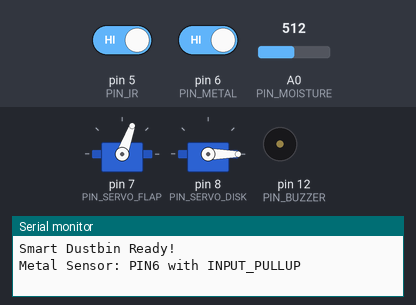
Simulated run of this sketch. Board: Arduino Uno, built with avr-gcc and run on an emulated ATmega328P. On the bench: 2 × servo, buzzer (waves = sounding), the last lines printed to the serial monitor. The test bench sets the inputs (shaded band); at power-on: pin 5 (PIN_IR) HIGH, A0 (PIN_MOISTURE) = 512, pin 6 (PIN_METAL) HIGH.

Above: at 2.2 s.
2.3 s: pin 5 (PIN_IR) driven LOW
At 4.7 s:
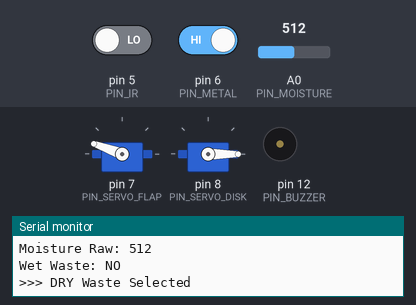
5.3 s: A0 (PIN_MOISTURE) set to 560
8.3 s: pin 5 (PIN_IR) driven HIGH
11.3 s: pin 5 (PIN_IR) driven LOW and pin 6 (PIN_METAL) driven LOW
At 14.9 s:
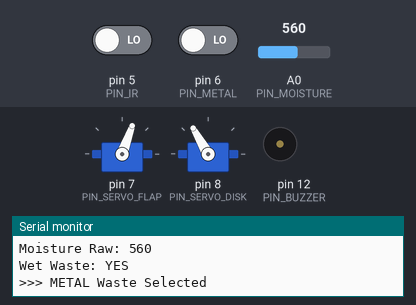
17.3 s: pin 6 (PIN_METAL) driven HIGH
At 20.1 s:
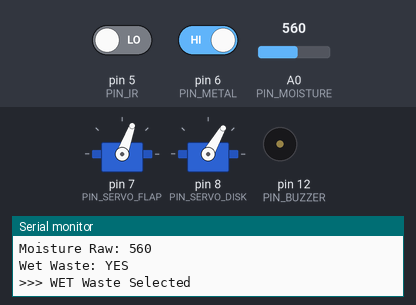
Timing chart, 0 to 21.3 s (numbered marks = the images above; inputs shaded):
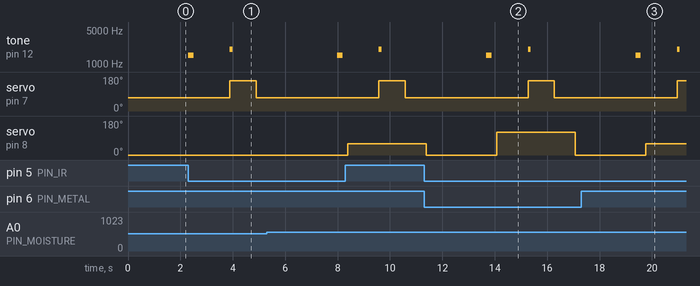

The sketch:

smart_dustbin.ino
```cpp
#include <Servo.h>

Servo servoFlap;
Servo servoDisk;

// ----------------------- PIN DEFINITIONS -----------------------
const int PIN_IR        = 5;    // IR obstacle sensor
const int PIN_METAL     = 6;    // Inductive metal sensor (via voltage divider)
const int PIN_MOISTURE  = A0;   // Moisture sensor
const int PIN_BUZZER    = 12;

// Servos
const int PIN_SERVO_FLAP = 7;
const int PIN_SERVO_DISK = 8;

// ----------------------- SERVO ANGLES -----------------------
const int ANGLE_HOME    = 0;
const int ANGLE_DRY     = 0;
const int ANGLE_WET     = 60;
const int ANGLE_METAL   = 120;

const int ANGLE_FLAP_CLOSED = 70;
const int ANGLE_FLAP_OPEN   = 160;

// ----------------------- MOISTURE SETTINGS -----------------------
const int MOISTURE_THRESHOLD = 550;


// ================================================================
// SETUP
// ================================================================
void setup() {
  Serial.begin(9600);

  pinMode(PIN_IR, INPUT);

  // MOST IMPORTANT: use pull-up for metal sensor (NPN NO type)
  pinMode(PIN_METAL, INPUT_PULLUP);

  pinMode(PIN_BUZZER, OUTPUT);

  servoFlap.attach(PIN_SERVO_FLAP);
  servoDisk.attach(PIN_SERVO_DISK);

  servoFlap.write(ANGLE_FLAP_CLOSED);
  servoDisk.write(ANGLE_HOME);
  delay(1000);

  Serial.println("Smart Dustbin Ready!");
  Serial.println("Metal Sensor: PIN6 with INPUT_PULLUP");
}


// ================================================================
// MAIN LOOP
// ================================================================
void loop() {

  // IR sensor - waste detected
  if (digitalRead(PIN_IR) == LOW) {

    tone(PIN_BUZZER, 1500, 200);
    delay(300);

    classifyAndSort();

    delay(1000);
  }

  delay(100);
}


// ================================================================
// CLASSIFICATION & SORTING
// ================================================================
void classifyAndSort() {

  // ------------ SENSOR READING -------------------
  int metalRaw = digitalRead(PIN_METAL);
  int moistureRaw = analogRead(PIN_MOISTURE);

  // NPN NO sensor gives:
  // NO metal -> HIGH (1)
  // Metal -> LOW (0)

  bool isMetal = (metalRaw == LOW);
  bool isWet = (moistureRaw > MOISTURE_THRESHOLD);

  // ------------ DEBUG OUTPUT ---------------------
  Serial.println("-----------------------------");
  Serial.print("IR: Object Detected\n");

  Serial.print("Metal Raw (PIN6): ");
  Serial.println(metalRaw);

  Serial.print("Metal Detected: ");
  Serial.println(isMetal ? "YES" : "NO");

  Serial.print("Moisture Raw: ");
  Serial.println(moistureRaw);

  Serial.print("Wet Waste: ");
  Serial.println(isWet ? "YES" : "NO");


  // ------------ CLASSIFY WASTE ------------------
  int targetAngle;

  if (isMetal) {
    Serial.println(">>> METAL Waste Selected");
    targetAngle = ANGLE_METAL;
  }
  else if (isWet) {
    Serial.println(">>> WET Waste Selected");
    targetAngle = ANGLE_WET;
  }
  else {
    Serial.println(">>> DRY Waste Selected");
    targetAngle = ANGLE_DRY;
  }


  // ------------ ROTATE BIN DISK -------------------
  servoDisk.write(targetAngle);
  delay(1200);


  // ------------ OPEN FLAP --------------------------
  servoFlap.write(ANGLE_FLAP_OPEN);
  tone(PIN_BUZZER, 2000, 100);
  delay(1000);

  // ------------ CLOSE FLAP -------------------------
  servoFlap.write(ANGLE_FLAP_CLOSED);
  delay(800);

  // ------------ RETURN DISK TO HOME ----------------
  servoDisk.write(ANGLE_HOME);
  delay(1200);

  Serial.println("Sorting Complete!");
  Serial.println("-----------------------------\n");
}
```

Measured:
- after the input at 2.3 s, tone on pin 12 (PIN_BUZZER): silent → 1500 Hz at once, → silent 0.20 s later, → 2000 Hz 1.4 s later, → silent 0.10 s later; servo on pin 7 (PIN_SERVO_FLAP): 70° → 160° after 1.6 s, → 70° 1.0 s later
- after the input at 11.3 s, tone on pin 12 (PIN_BUZZER): silent → 1500 Hz after 2.4 s, → silent 0.20 s later, → 2000 Hz 1.4 s later, → silent 0.10 s later; servo on pin 7 (PIN_SERVO_FLAP): 70° → 160° after 4.0 s, → 70° 1.0 s later
- after the input at 17.3 s, servo on pin 8 (PIN_SERVO_DISK): 0° → 60° after 2.5 s
